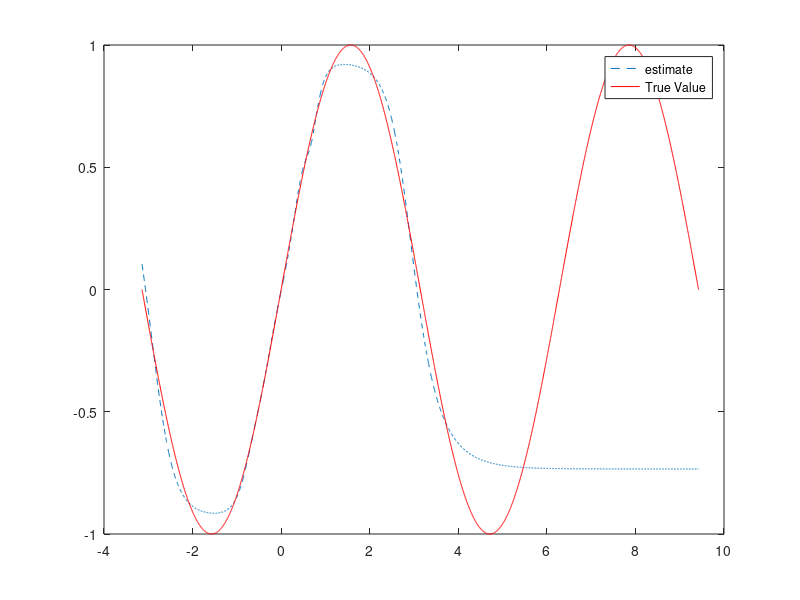
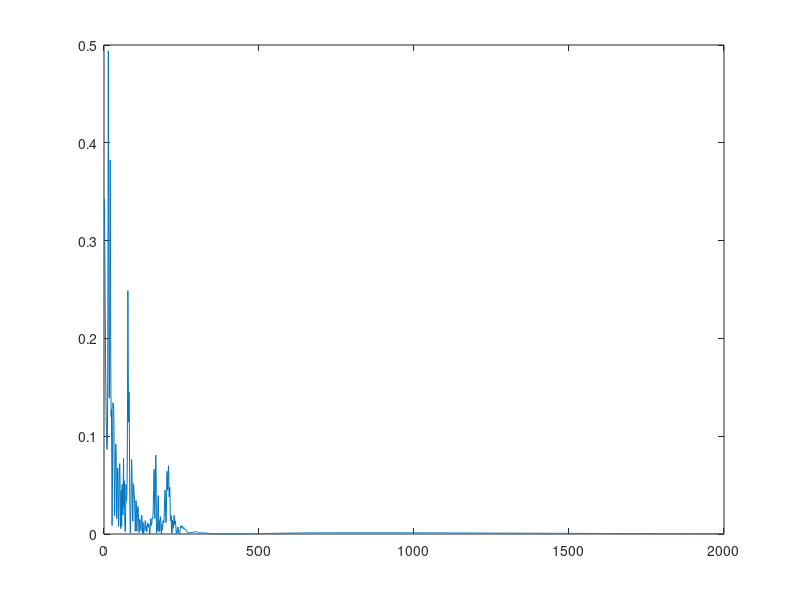

Here is the MATLAB script that generated these plots, in order:
clc;
clear;
close all;

% 1 hidden layers, 1 output layer, 1 input layer
N = 3000;% number of training eg.
M = 1;    % num. of input features
K1 = 5;   % num of neurons in 1st H layer
K2 = 5;   % num of neurons in 2nd H layer
P = 1;    % num of neurons in output layer

%X = [linspace(0,3*pi/4,N)',ones(N,1)];%[N,M+1]
%Y = sin(linspace(0,3*pi/4,N)');
X = [linspace(-2*pi,2*pi,N)',ones(N,1)];%[N,M+1]
Y = sin(linspace(-2*pi,2*pi,N)');% + 3*cos(linspace(0,2*pi,N)');
%x = pi + (3*pi-0).*rand(N,M);
%X = [x, ones(N,1)];
%Y = sin(x);

%plot(linspace(0,2*pi,N)',Y);
% X dim -> [N,M+1]
% generating unif. rand num in the interval [a,b]
a = 1;b = 0;
W1 = a + (b-a).*rand(M+1,K1); %[M+1,K1] plus 1 for adding bias
W2 = a + (b-a).*rand(K1+1,K2);%[K1+1,K2] plus 1 for adding bias
W3 = a + (b-a).*rand(K2+1,P); %[K2+1,P]

delta1 = zeros(M+1,K1);
delta2 = zeros(K1+1,K2);
delta3 = zeros(K2+1,P);

num_iter = 2000;
lr = 0.2;
beta = 0.9;

loss = 0;
for i=1:num_iter
    %forward pass
    o1 = [tanh(X*W1),ones(N,1)];
    o2 = [tanh(o1*W2),ones(N,1)];
    y_hat = tanh(o2*W3);
    
    dL_by_dY_hat = Y-y_hat; % for mse loss
    loss(i) = abs(mean(dL_by_dY_hat));
    
    %
    der_act_1 = (1-tanh(o2*W3).*tanh(o2*W3));
    flowing_grad = (dL_by_dY_hat.*der_act_1);
    dL_by_dW3 = o2'*flowing_grad;
    
    %
    der_act_2 = [(1-tanh(o1*W2).*tanh(o1*W2)),zeros(N,1)];
    flowing_grad = (flowing_grad*W3').*der_act_2;
    dL_by_dW2 = o1'*(flowing_grad);
    dL_by_dW2 = dL_by_dW2(1:K1+1,1:K2);
    
    %
    der_act_3 = [(1-tanh(X*W1).*tanh(X*W1)),zeros(N,1)];
    flowing_grad = (flowing_grad(:,1:K2)*W2').*der_act_3;
    dL_by_dW1 = X'*flowing_grad;
    dL_by_dW1 = dL_by_dW1(1:M+1,1:K1);
    
    %weight update with momentum
    delta1 = lr*dL_by_dW1*(1/N) + beta*delta1;
    delta2 = lr*dL_by_dW2*(1/N) + beta*delta2;
    delta3 = lr*dL_by_dW3*(1/N) + beta*delta3;
    
    W3 = W3 + delta3;
    W2 = W2 + delta2;
    W1 = W1 + delta1;    
    
end

% for i=1:num_iter
%     for j = 1:N
%         %forward pass
%         x = X(j,:);
%         y = Y(j,:);
%         o1 = [tanh(x*W1),ones(1,1)];
%         o2 = [tanh(o1*W2),ones(1,1)];
%         y_hat = tanh(o2*W3);
% 
%         dL_by_dY_hat = y-y_hat % for mse loss
%         loss(i) = dL_by_dY_hat^2;
% 
%         %
%         der_act_1 = (1-tanh(o2*W3)^2);
%         flowing_grad = (dL_by_dY_hat.*der_act_1);
%         dL_by_dW3 = o2'*flowing_grad;
% 
%         %
%         der_act_2 = [(1-tanh(o1*W2).^2),zeros(1,1)];
%         flowing_grad = (flowing_grad*W3').*der_act_2;
%         dL_by_dW2 = o1'*(flowing_grad);
%         dL_by_dW2 = dL_by_dW2(1:K1+1,1:K2);
% 
%         %
%         der_act_3 = [(1-tanh(x*W1).^2),zeros(1,1)];
%         flowing_grad = (flowing_grad(:,1:K2)*W2').*der_act_3;
%         dL_by_dW1 = x'*flowing_grad;
%         dL_by_dW1 = dL_by_dW1(1:M+1,1:K1);
% 
%         W3 = W3 + lr*dL_by_dW3;
%         W2 = W2 + lr*dL_by_dW2;
%         W1 = W1 + lr*dL_by_dW1;    
%         
%     end
% end
X = [linspace(-pi,3*pi,N)',ones(N,1)];%[N,M+1]
Y = sin(linspace(-pi,3*pi,N)');% + 3*cos(linspace(0,2*pi,N)');
o1 = [tanh(X*W1),ones(N,1)];
o2 = [tanh(o1*W2),ones(N,1)];
y_hat = tanh(o2*W3);
plot(linspace(-pi,3*pi,N)',y_hat,'--');
hold on;
plot(linspace(-pi,3*pi,N)',Y,'r');
legend('estimate','True Value');

figure;
plot(linspace(1,num_iter,num_iter),loss);